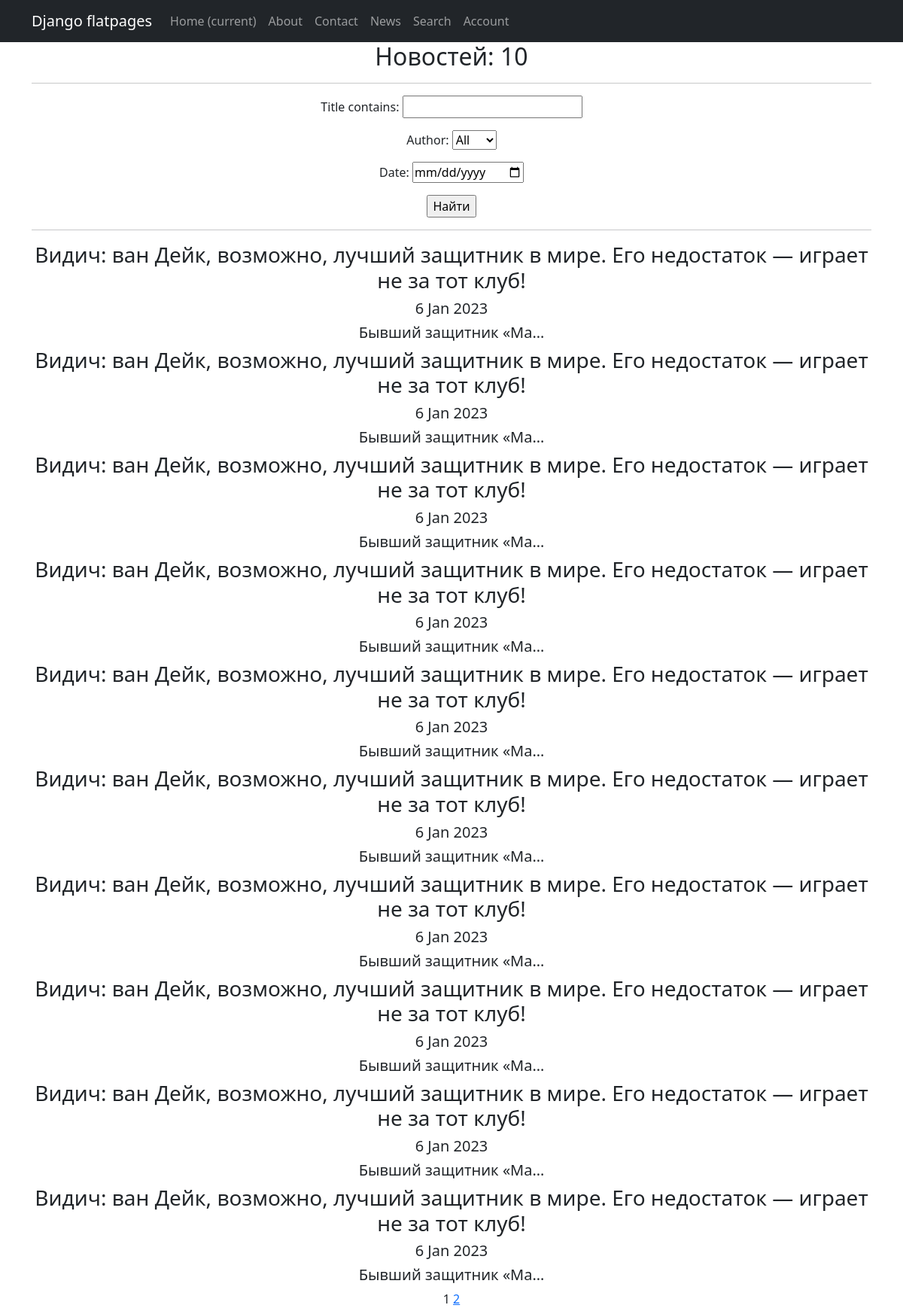
The app's page /news/search/ with its own data.
### news/models.py (models this page shows, shortened)
class Post(models.Model):
    author = models.ForeignKey(Author, on_delete=models.CASCADE)
    type = models.CharField(max_length=10, choices=TYPES, default='article')
    time_in = models.DateTimeField(auto_now_add=True)
    category = models.ManyToManyField(Category, through='PostCategory')
    title = models.CharField(max_length=255)
    text = models.TextField()
    rating = models.IntegerField(default=0)

### news/views.py (the view)
# urls.py: path('news/search/', SearchList.as_view(), name='post_search'),
class SearchList(ListView):
    model = Post
    ordering = '-time_in'
    template_name = 'news_search.html'
    context_object_name = 'news'
    paginate_by = 10
    def get_queryset(self):
        queryset = super().get_queryset()
        self.filterset = PostFilter(self.request.GET, queryset)
        return self.filterset.qs
    def get_context_data(self, **kwargs):
        context = super().get_context_data(**kwargs)
        context['filterset'] = self.filterset
        return context

### news/models.py (called while the page is built)
    def __str__(self):
        return f'{self.user}'

### news/templatetags/custom_filters.py (called while the page is built)
@register.filter()
def censor(text):
    non_cens = ['редиска', 'овечкин', 'новость', 'это', 'что', 'год']
    try:
        if not isinstance(text, str):
            raise CensorException('Error')
        for word in non_cens:
            text = re.sub(word, word[0] + '*' * (len(word) - 1), text)
            title_word = word.title()
            text = re.sub(title_word, title_word[0] + '*' * (len(word) - 1), text)
        return text
    except CensorException as e:
        print(e)

### news/templatetags/custom_tags.py (called while the page is built)
@register.simple_tag(takes_context=True)
def url_replace(context, **kwargs):
   d = context['request'].GET.copy()
   for k, v in kwargs.items():
       d[k] = v
   return d.urlencode()

### templates/news_search.html (shortened to what this page needs)
{% extends 'flatpages/default.html' %}
{% load custom_filters %}
{% load custom_tags %}
{% block content %}
    <h2>Новостей: {{ news|length }}</h2>
    <hr>
    <form action="" method="get">
       {{ filterset.form.as_p }}
       <input type="submit" value="Найти" />
    </form>
    <hr>
    {% if news %}
        {% for new in news %}
            <h3>{{ new.title|censor }}</h3>
            <h5>{{ new.time_in|date:'j M Y' }}</h5>
            <h5>{{ new.text|censor|truncatechars:20 }}</h5>
        {% endfor %}
    {% else %}
        <h4>Новостей нет!</h4>
    {% endif %}
    {{ page_obj.number }}
    {% if page_obj.has_next %}
       <a href="?{% url_replace page=page_obj.next_page_number %}">{{ page_obj.next_page_number }}</a>
   {% endif %}
{% endblock content %}

### records on screen
Post: title|censor "Видич: ван Дейк, возможно, лучший защитник в мире. Его недостаток — играет не за тот клуб!", time_in "6 Jan 2023", text|censor "Бывший защитник «Ма…"
Post: title|censor "Видич: ван Дейк, возможно, лучший защитник в мире. Его недостаток — играет не за тот клуб!", time_in "6 Jan 2023", text|censor "Бывший защитник «Ма…"
Post: title|censor "Видич: ван Дейк, возможно, лучший защитник в мире. Его недостаток — играет не за тот клуб!", time_in "6 Jan 2023", text|censor "Бывший защитник «Ма…"
Post: title|censor "Видич: ван Дейк, возможно, лучший защитник в мире. Его недостаток — играет не за тот клуб!", time_in "6 Jan 2023", text|censor "Бывший защитник «Ма…"
Post: title|censor "Видич: ван Дейк, возможно, лучший защитник в мире. Его недостаток — играет не за тот клуб!", time_in "6 Jan 2023", text|censor "Бывший защитник «Ма…"
Post: title|censor "Видич: ван Дейк, возможно, лучший защитник в мире. Его недостаток — играет не за тот клуб!", time_in "6 Jan 2023", text|censor "Бывший защитник «Ма…"
Post: title|censor "Видич: ван Дейк, возможно, лучший защитник в мире. Его недостаток — играет не за тот клуб!", time_in "6 Jan 2023", text|censor "Бывший защитник «Ма…"
Post: title|censor "Видич: ван Дейк, возможно, лучший защитник в мире. Его недостаток — играет не за тот клуб!", time_in "6 Jan 2023", text|censor "Бывший защитник «Ма…"
Post: title|censor "Видич: ван Дейк, возможно, лучший защитник в мире. Его недостаток — играет не за тот клуб!", time_in "6 Jan 2023", text|censor "Бывший защитник «Ма…"
Post: title|censor "Видич: ван Дейк, возможно, лучший защитник в мире. Его недостаток — играет не за тот клуб!", time_in "6 Jan 2023", text|censor "Бывший защитник «Ма…"

### other values on screen
{{ news|length }} "10"
{{ page_obj.number }} "1"
{{ page_obj.next_page_number }} "2"
